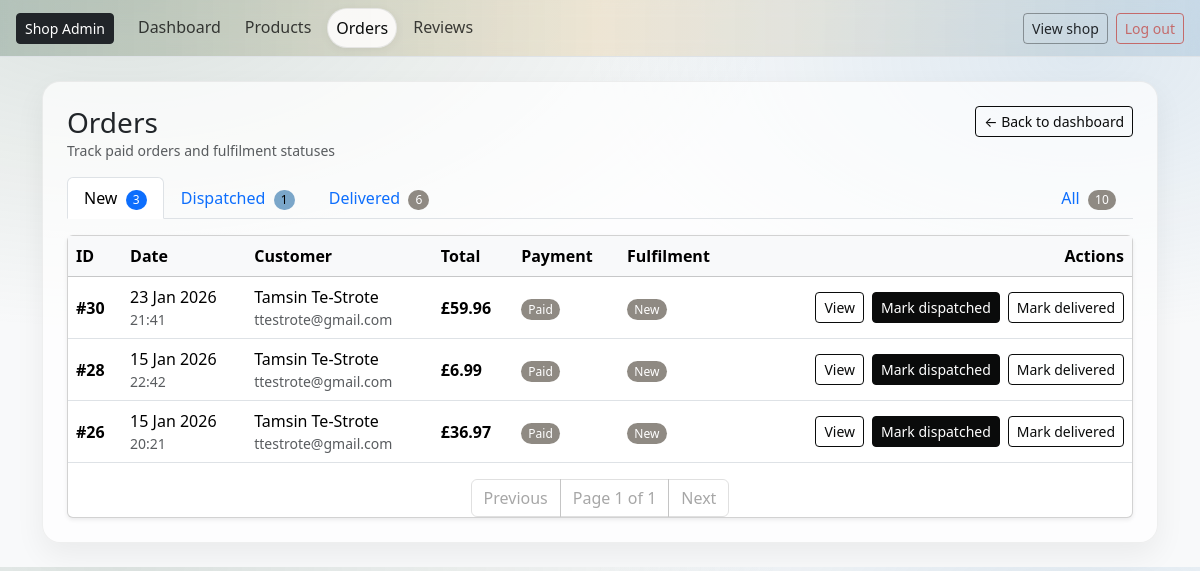
/owner/orders/ (signed in), run on an earlier commit of the app's database.
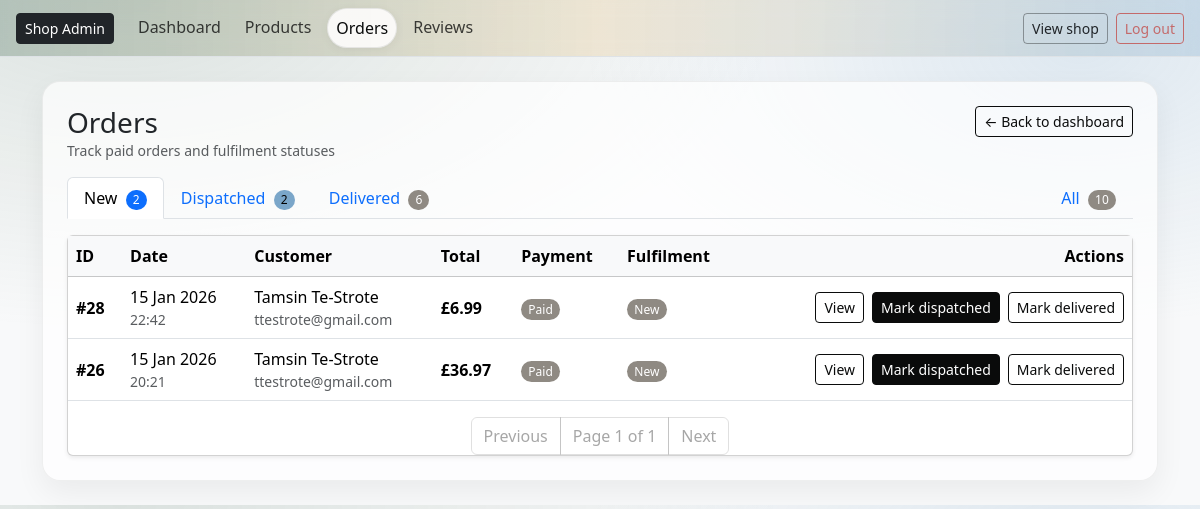
And on a later commit of the database.
### checkout/models.py (models this page shows, shortened)
class Order(models.Model):
    PENDING = "PENDING"
    PAID = "PAID"
    FAILED = "FAILED"
    NEW = "NEW"
    DISPATCHED = "DISPATCHED"
    DELIVERED = "DELIVERED"
    CANCELLED = "CANCELLED"
    STATUS_CHOICES = [
        (PENDING, "Pending"),
        (PAID, "Paid"),
        (FAILED, "Failed"),
    ]
    FULFILMENT_CHOICES = [
        (NEW, "New"),
        (DISPATCHED, "Dispatched"),
        (DELIVERED, "Delivered"),
        (CANCELLED, "Cancelled"),
    ]
    user = models.ForeignKey(
        settings.AUTH_USER_MODEL,
        on_delete=models.SET_NULL,
        null=True,
        blank=True,
        related_name="orders",
    )
    full_name = models.CharField(max_length=100, blank=True)
    email = models.EmailField(blank=True)
    address_line1 = models.CharField(max_length=255, blank=True)
    address_line2 = models.CharField(max_length=255, blank=True)
    city = models.CharField(max_length=100, blank=True)
    postcode = models.CharField(max_length=20, blank=True)
    status = models.CharField(
        max_length=10,
        choices=STATUS_CHOICES,
        default=PENDING,
    )
    total = models.DecimalField(max_digits=8, decimal_places=2)
    stripe_session_id = models.CharField(max_length=255, blank=True)
    created_at = models.DateTimeField(auto_now_add=True)
    stock_deducted = models.BooleanField(default=False)
    fulfilment_status = models.CharField(
        max_length=12,
        choices=FULFILMENT_CHOICES,
        default=NEW,
    )
    dispatched_at = models.DateTimeField(null=True, blank=True)
    delivered_at = models.DateTimeField(null=True, blank=True)
    cancelled_at = models.DateTimeField(null=True, blank=True)

### owner/views.py (the view)
# urls.py: path("orders/", views.my_orders, name="my_orders"),
@staff_member_required(login_url="owner:owner_login")
def orders(request):
    tab = request.GET.get("tab", "new")
    base = Order.objects.all().order_by("-created_at")
    if tab == "all":
        qs = base.filter(
            status=Order.PAID,
            fulfilment_status__in=[
                    Order.DELIVERED,
                    Order.DISPATCHED,
                    Order.NEW,],)
    elif tab == "new":
        qs = base.filter(
            status=Order.PAID, fulfilment_status=Order.NEW)
    elif tab == "dispatched":
        qs = base.filter(
            status=Order.PAID, fulfilment_status=Order.DISPATCHED)
    elif tab == "delivered":
        qs = base.filter(
            status=Order.PAID, fulfilment_status=Order.DELIVERED)
    else:
        qs = base
    counts = {
        "all": base.filter(
            status=Order.PAID,
            fulfilment_status__in=[
                Order.DELIVERED, Order.DISPATCHED, Order.NEW,]).count(),
        "new": base.filter(
            status=Order.PAID, fulfilment_status=Order.NEW).count(),
        "dispatched": base.filter(
            status=Order.PAID, fulfilment_status=Order.DISPATCHED).count(),
        "delivered": base.filter(
            status=Order.PAID, fulfilment_status=Order.DELIVERED).count(),
    }
    paginator = Paginator(qs, 10)
    page_number = request.GET.get("page")
    page_obj = paginator.get_page(page_number)
    return render(request, "owner/orders.html", {
        "orders": page_obj,
        "page_obj": page_obj,
        "paginator": paginator,
        "tab": tab,
        "counts": counts,
    })

### cart/context_processors.py (called while the page is built)
def cart_count(request):
    cart = get_or_create_cart(request)
    try:
        count = sum(i.qty for i in cart.items.all())
    except Exception:
        count = 0
    return {"cart_count": count}

### cart/utils.py (called while the page is built)
def get_or_create_cart(request):
    if not request.session.session_key:
        request.session.create()
    request.session.set_expiry(60 * 60 * 24 * 14)
    session_key = request.session.session_key
    if request.user.is_authenticated:
        cart, created = Cart.objects.get_or_create(
            user=request.user,
            defaults={"session_key": session_key},
        )
        if not cart.session_key:
            cart.session_key = session_key
            cart.save(update_fields=["session_key"])
        return cart
    cart, _ = Cart.objects.get_or_create(user=None, session_key=session_key)
    return cart

### owner/templates/owner/orders.html (shortened to what this page needs)
{% extends "owner/base_owner.html" %}
{% load tag_extras %}
{% block content %}
<div class="d-flex justify-content-between align-items-start mb-3">
  <div>
    <h1 class="h3 mb-0">Orders</h1>
    <div class="text-muted small">Track paid orders and fulfilment statuses</div>
  </div>
      <a href="{% url 'owner:owner_dashboard' %}" class="btn btn-sm btn-outline-secondary mb-2">
      ← Back to dashboard
    </a>
</div>
<ul class="nav nav-tabs mb-3">
  <li class="nav-item">
    <a class="nav-link {% if tab == 'new' %}active{% endif %}" href="?tab=new">
      New
      {% if counts.new %}
        <span class="badge text-bg-primary ms-1">{{ counts.new }}</span>
      {% else %}
        <span class="badge text-bg-light border ms-1">0</span>
      {% endif %}
    </a>
  </li>
  <li class="nav-item">
    <a class="nav-link {% if tab == 'dispatched' %}active{% endif %}" href="?tab=dispatched">
      Dispatched
      {% if counts.dispatched %}
        <span class="badge text-bg-info ms-1">{{ counts.dispatched }}</span>
      {% else %}
        <span class="badge text-bg-light border ms-1">0</span>
      {% endif %}
    </a>
  </li>
  <li class="nav-item">
    <a class="nav-link {% if tab == 'delivered' %}active{% endif %}" href="?tab=delivered">
      Delivered
      {% if counts.delivered %}
        <span class="badge text-bg-success ms-1">{{ counts.delivered }}</span>
      {% else %}
        <span class="badge text-bg-light border ms-1">0</span>
      {% endif %}
    </a>
  </li>
  <li class="nav-item ms-auto">
    <a class="nav-link {% if tab == 'all' %}active{% endif %}" href="?tab=all">
      All
      <span class="badge text-bg-secondary ms-1">{{ counts.all }}</span>
    </a>
  </li>
</ul>
<div class="card shadow-sm">
  <div class="table-responsive">
    <table class="table align-middle mb-0">
      <thead class="table-light">
        <tr>
          <th>ID</th>
          <th>Date</th>
          <th>Customer</th>
          <th>Total</th>
          <th>Payment</th>
          <th>Fulfilment</th>
          <th class="text-end">Actions</th>
        </tr>
      </thead>
      <tbody>
        {% for o in orders %}
          <tr>
            <td class="fw-semibold">#{{ o.id }}</td>
            <td>
              {{ o.created_at|date:"d M Y" }}
              <div class="text-muted small">{{ o.created_at|date:"H:i" }}</div>
            </td>
            <td>
              {{ o.full_name|default:o.email|default:"Guest" }}
              {% if o.email %}
                <div class="text-muted small text-truncate" style="max-width: 260px;">{{ o.email }}</div>
              {% endif %}
            </td>
            <td class="fw-semibold">£{{ o.total }}</td>
            <td>
              {% if o.status == "PAID" %}
                <span class="badge text-bg-success">Paid</span>
              {% elif o.status == "PENDING" %}
                <span class="badge text-bg-warning">Pending</span>
              {% else %}
                <span class="badge text-bg-danger">Failed</span>
              {% endif %}
            </td>
            <td>
              {% if o.fulfilment_status == "NEW" %}
                <span class="badge text-bg-secondary">New</span>
              {% elif o.fulfilment_status == "DISPATCHED" %}
                <span class="badge text-bg-info">Dispatched</span>
              {% elif o.fulfilment_status == "DELIVERED" %}
                <span class="badge text-bg-success">Delivered</span>
              {% elif o.fulfilment_status == "CANCELLED" %}
                <span class="badge text-bg-dark">Cancelled</span>
              {% else %}
                <span class="badge text-bg-light border">—</span>
              {% endif %}
            </td>
            <td class="text-end">
              <div class="d-flex flex-wrap justify-content-end align-items-center gap-2">
                <a class="btn btn-sm btn-outline-secondary"
                  href="{% url 'owner:owner_order_detail' o.id %}">
                  View
                </a>
                {% if o.status == "PAID" %}
                  {% if o.fulfilment_status == "NEW" %}
                    <form method="post"
                          action="{% url 'owner:owner_order_set_fulfilment' o.id 'DISPATCHED' %}">
                      <button class="btn btn-sm btn-mm text-nowrap" type="submit">
                        Mark dispatched
                      </button>
                    </form>
                  {% endif %}
                  {% if o.fulfilment_status != "DELIVERED" and o.fulfilment_status != "CANCELLED" %}
                    <form method="post"
                          action="{% url 'owner:owner_order_set_fulfilment' o.id 'DELIVERED' %}">
                      <button class="btn btn-sm btn-mm-outline text-nowrap" type="submit">
                        Mark delivered
                      </button>
                    </form>
                  {% endif %}
                {% endif %}
              </div>
            </td>
          </tr>
        {% endfor %}
      </tbody>
    </table>
    <nav class="mt-3">
      <ul class="pagination justify-content-center mb-0">
        {% if page_obj.has_previous %}
          <li class="page-item">
            <a class="page-link"
              href="?{% querystring request.GET 'page' page_obj.previous_page_number %}">
              Previous
            </a>
          </li>
        {% else %}
          <li class="page-item disabled"><span class="page-link">Previous</span></li>
        {% endif %}
        <li class="page-item disabled">
          <span class="page-link">Page {{ page_obj.number }} of {{ page_obj.paginator.num_pages }}</span>
        </li>
        {% if page_obj.has_next %}
          <li class="page-item">
            <a class="page-link"
              href="?{% querystring request.GET 'page' page_obj.next_page_number %}">
              Next
            </a>
          </li>
        {% else %}
          <li class="page-item disabled"><span class="page-link">Next</span></li>
        {% endif %}
      </ul>
    </nav>
  </div>
</div>
{% endblock content %}

### owner/templates/owner/base_owner.html (shortened to what this page needs)
{% load static %}
<!doctype html>
<html lang="en">
<head>
  <link href="https://cdn.jsdelivr.net/npm/bootstrap@5.3.3/dist/css/bootstrap.min.css" rel="stylesheet">
  <link rel="stylesheet" href="{% static 'css/base-admin.css' %}">
</head>
<body class="bb-admin">
  <nav class="navbar navbar-expand-lg bb-admin-nav border-bottom sticky-top">
    <div class="container-fluid px-3">
      {% if request.user.is_authenticated and request.user.is_staff %}
      <a href="{% url 'owner:owner_dashboard' %}" class="btn btn-sm btn-dark me-3">
        Shop Admin
      </a>
    {% else %}
      <a href="{% url 'owner:owner_login' %}?next={% url 'owner:owner_dashboard' %}"
        class="btn btn-sm btn-dark admin-login-btn">
        Shop Admin
      </a>
    {% endif %}
      <div class="collapse navbar-collapse" id="ownerNav">
        {% if request.user.is_authenticated and request.user.is_staff %}
          {% with current=request.resolver_match.url_name %}
          <ul class="navbar-nav me-auto gap-2 mt-3 mt-lg-0">
            <li class="nav-item">
              <a class="nav-link {% if current == 'owner_dashboard' %}active{% endif %}"
                 href="{% url 'owner:owner_dashboard' %}">
                Dashboard
              </a>
            </li>
            <li class="nav-item">
              <a class="nav-link {% if current in 'owner_products owner_product_create owner_product_edit owner_product_images' %}active{% endif %}"
                 href="{% url 'owner:owner_products' %}">
                Products
              </a>
            </li>
            <li class="nav-item">
              <a class="nav-link {% if current in 'owner_orders owner_order_detail' %}active{% endif %}"
                 href="{% url 'owner:owner_orders' %}">
                Orders
              </a>
            </li>
            <li class="nav-item">
              <a class="nav-link {% if current in 'owner_reviews owner_review_detail' %}active{% endif %}"
                href="{% url 'owner:owner_reviews' %}">
                Reviews
              </a>
            </li>
          </ul>
          <div class="d-flex gap-2 mt-3 mt-lg-0">
            <a class="btn btn-sm btn-outline-dark"
               href="{% url 'catalog:home' %}">
              View shop
            </a>
            <a class="btn btn-sm btn-outline-danger"
               href="{% url 'owner:logout' %}?next=/owner/login/">
              Log out
            </a>
          </div>
          {% endwith %}
        {% endif %}
      </div>
    </div>
  </nav>
  <main class="container py-4">
    <div class="bb-admin-shell p-3 p-md-4">
      {% block content %}{% endblock content %}
    </div>
  </main>
</body>
</html>

### static/css/base-admin.css (style rules this page uses)
:root { --bb-primary: #0a0b0b; --bb-secondary: #8f8a83; --bb-success: #8f8a83; --bb-warning: #e3b35a; --bb-danger: #c46a6a; --bb-info: #7aa6c9; --bb-bg-soft: rgba(255, 255, 255, .85); --bb-border-soft: rgba(0, 0, 0, .08); --bb-shadow-soft: 0 12px 30px rgba(0, 0, 0, .06); --bb-primary: #0a0b0b; --bb-primary-dark: #0a0b0b; --bb-cream: #f6f4f0; --bb-text: #333333; }
body.bb-admin { background: radial-gradient(1200px 600px at 10% 0%, rgba(95, 127, 107, .18), transparent 55%), radial-gradient(900px 500px at 90% 10%, rgba(122, 166, 201, .20), transparent 55%), #f8f9fa; }
.bb-admin-nav { background: linear-gradient( 90deg, rgba(95, 127, 107, .35), rgba(227, 179, 90, .20), rgba(122, 166, 201, .28) ); backdrop-filter: blur(10px); }
.bb-admin-nav .nav-link { border-radius: 999px; padding: .45rem .85rem; color: rgba(0, 0, 0, .74); transition: background-color .15s ease, box-shadow .15s ease, border-color .15s ease, color .15s ease; }
.bb-admin-nav .nav-link.active { background: var(--bb-bg-soft); border: 1px solid var(--bb-border-soft); color: var(--bb-primary); box-shadow: 0 2px 10px rgba(0, 0, 0, .06); }
.bb-admin-shell { background: rgba(255, 255, 255, .70); border: 1px solid rgba(0, 0, 0, .06); border-radius: 18px; box-shadow: var(--bb-shadow-soft); }
.btn-mm { background: var(--bb-primary); border-color: var(--bb-primary); color: #fff; }
.btn-mm-outline { border-color: var(--bb-primary); color: var(--bb-primary); background: transparent; }
.btn-outline-secondary { background: var(--aa-primary); border-color: var(--aa-primary); color: var(--bb-primary); }
.btn-outline-danger { border-color: var(--bb-danger); color: var(--bb-danger); }
.btn-outline-dark { border-color: rgba(0, 0, 0, .35); }
.badge { border-radius: 999px; font-weight: 500; padding: .35em .6em; }
.text-bg-success { background-color: var(--bb-success) !important; }
.text-bg-info { background-color: var(--bb-info) !important; }
.text-bg-secondary { background-color: var(--bb-secondary) !important; }
.pagination .page-link { color: var(--bb-primary); border-color: rgba(0,0,0,.12); }
.pagination .page-item.disabled .page-link { color: rgba(0,0,0,.35); background-color: transparent; }

What changed in the data, as far as the page shows it:
no longer on this page (row edited): Order: id "30", created_at "23 Jan 2026", created_at "21:41", full_name "Tamsin Te-Strote", email "ttestrote@gmail.com", total "59.96", status "Paid", fulfilment_status "New"
Also different on the page:
{{ counts.new }}: "3" → "2"
{{ counts.dispatched }}: "1" → "2"
